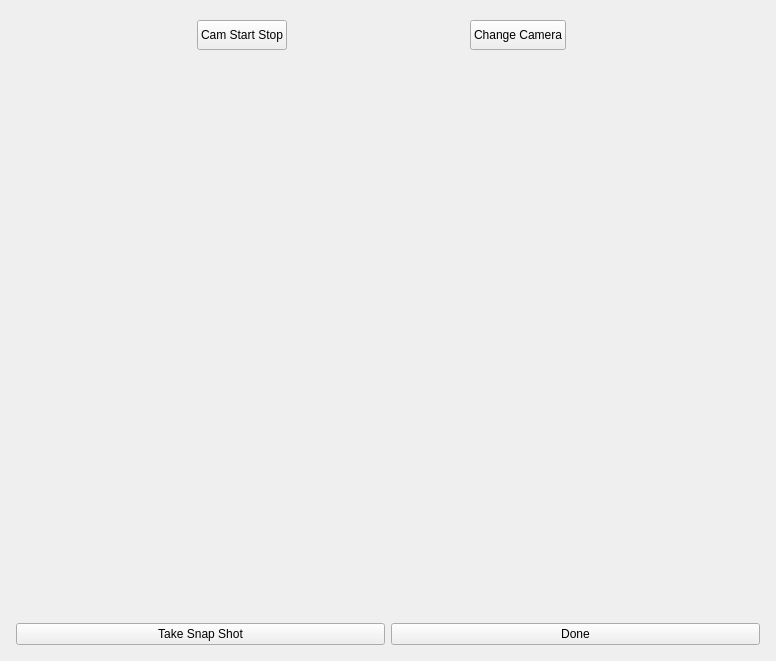
<?xml version="1.0" encoding="UTF-8"?>
<ui version="4.0">
 <class>CamCaptureTestUi</class>
 <widget class="QWidget" name="CamCaptureTestUi">
  <property name="geometry">
   <rect>
    <x>0</x>
    <y>0</y>
    <width>776</width>
    <height>661</height>
   </rect>
  </property>
  <property name="sizePolicy">
   <sizepolicy hsizetype="Expanding" vsizetype="Expanding">
    <horstretch>0</horstretch>
    <verstretch>0</verstretch>
   </sizepolicy>
  </property>
  <property name="windowTitle">
   <string>Take Snapshot</string>
  </property>
  <layout class="QVBoxLayout" name="verticalLayout">
   <item>
    <widget class="QFrame" name="frame">
     <property name="sizePolicy">
      <sizepolicy hsizetype="Expanding" vsizetype="Preferred">
       <horstretch>0</horstretch>
       <verstretch>0</verstretch>
      </sizepolicy>
     </property>
     <property name="frameShape">
      <enum>QFrame::NoFrame</enum>
     </property>
     <property name="frameShadow">
      <enum>QFrame::Raised</enum>
     </property>
     <layout class="QHBoxLayout" name="horizontalLayout_4">
      <item>
       <spacer name="horizontalSpacer_5">
        <property name="orientation">
         <enum>Qt::Horizontal</enum>
        </property>
        <property name="sizeHint" stdset="0">
         <size>
          <width>69</width>
          <height>20</height>
         </size>
        </property>
       </spacer>
      </item>
      <item>
       <widget class="QPushButton" name="m_CamStopStartButton">
        <property name="sizePolicy">
         <sizepolicy hsizetype="Preferred" vsizetype="Fixed">
          <horstretch>0</horstretch>
          <verstretch>0</verstretch>
         </sizepolicy>
        </property>
        <property name="minimumSize">
         <size>
          <width>0</width>
          <height>30</height>
         </size>
        </property>
        <property name="maximumSize">
         <size>
          <width>16777215</width>
          <height>30</height>
         </size>
        </property>
        <property name="text">
         <string notr="true">Cam Start Stop</string>
        </property>
       </widget>
      </item>
      <item>
       <spacer name="horizontalSpacer_6">
        <property name="orientation">
         <enum>Qt::Horizontal</enum>
        </property>
        <property name="sizeHint" stdset="0">
         <size>
          <width>69</width>
          <height>20</height>
         </size>
        </property>
       </spacer>
      </item>
      <item>
       <widget class="QPushButton" name="m_CamFrontBackButton">
        <property name="sizePolicy">
         <sizepolicy hsizetype="Preferred" vsizetype="Fixed">
          <horstretch>0</horstretch>
          <verstretch>0</verstretch>
         </sizepolicy>
        </property>
        <property name="minimumSize">
         <size>
          <width>0</width>
          <height>30</height>
         </size>
        </property>
        <property name="maximumSize">
         <size>
          <width>16777215</width>
          <height>30</height>
         </size>
        </property>
        <property name="text">
         <string notr="true">Change Camera</string>
        </property>
       </widget>
      </item>
      <item>
       <widget class="QLabel" name="m_CamNameLabel">
        <property name="text">
         <string notr="true"/>
        </property>
       </widget>
      </item>
      <item>
       <spacer name="horizontalSpacer_7">
        <property name="orientation">
         <enum>Qt::Horizontal</enum>
        </property>
        <property name="sizeHint" stdset="0">
         <size>
          <width>69</width>
          <height>20</height>
         </size>
        </property>
       </spacer>
      </item>
     </layout>
    </widget>
   </item>
   <item>
    <spacer name="verticalSpacer">
     <property name="orientation">
      <enum>Qt::Vertical</enum>
     </property>
     <property name="sizeHint" stdset="0">
      <size>
       <width>20</width>
       <height>161</height>
      </size>
     </property>
    </spacer>
   </item>
   <item>
    <layout class="QHBoxLayout" name="horizontalLayout_2">
     <item>
      <spacer name="horizontalSpacer">
       <property name="orientation">
        <enum>Qt::Horizontal</enum>
       </property>
       <property name="sizeHint" stdset="0">
        <size>
         <width>40</width>
         <height>20</height>
        </size>
       </property>
      </spacer>
     </item>
     <item>
      <widget class="VxLabel" name="m_ImageScreen">
       <property name="sizePolicy">
        <sizepolicy hsizetype="Fixed" vsizetype="Fixed">
         <horstretch>0</horstretch>
         <verstretch>0</verstretch>
        </sizepolicy>
       </property>
       <property name="minimumSize">
        <size>
         <width>320</width>
         <height>240</height>
        </size>
       </property>
       <property name="maximumSize">
        <size>
         <width>320</width>
         <height>240</height>
        </size>
       </property>
       <property name="text">
        <string/>
       </property>
      </widget>
     </item>
     <item>
      <spacer name="horizontalSpacer_2">
       <property name="orientation">
        <enum>Qt::Horizontal</enum>
       </property>
       <property name="sizeHint" stdset="0">
        <size>
         <width>40</width>
         <height>20</height>
        </size>
       </property>
      </spacer>
     </item>
    </layout>
   </item>
   <item>
    <layout class="QHBoxLayout" name="horizontalLayout_3">
     <item>
      <spacer name="horizontalSpacer_3">
       <property name="orientation">
        <enum>Qt::Horizontal</enum>
       </property>
       <property name="sizeHint" stdset="0">
        <size>
         <width>40</width>
         <height>20</height>
        </size>
       </property>
      </spacer>
     </item>
     <item>
      <widget class="VxLabel" name="m_SnapshotScreen">
       <property name="sizePolicy">
        <sizepolicy hsizetype="Fixed" vsizetype="Fixed">
         <horstretch>0</horstretch>
         <verstretch>0</verstretch>
        </sizepolicy>
       </property>
       <property name="minimumSize">
        <size>
         <width>320</width>
         <height>240</height>
        </size>
       </property>
       <property name="maximumSize">
        <size>
         <width>320</width>
         <height>240</height>
        </size>
       </property>
       <property name="text">
        <string/>
       </property>
      </widget>
     </item>
     <item>
      <spacer name="horizontalSpacer_4">
       <property name="orientation">
        <enum>Qt::Horizontal</enum>
       </property>
       <property name="sizeHint" stdset="0">
        <size>
         <width>40</width>
         <height>20</height>
        </size>
       </property>
      </spacer>
     </item>
    </layout>
   </item>
   <item>
    <spacer name="verticalSpacer_2">
     <property name="orientation">
      <enum>Qt::Vertical</enum>
     </property>
     <property name="sizeHint" stdset="0">
      <size>
       <width>20</width>
       <height>161</height>
      </size>
     </property>
    </spacer>
   </item>
   <item>
    <layout class="QHBoxLayout" name="horizontalLayout">
     <property name="leftMargin">
      <number>5</number>
     </property>
     <property name="topMargin">
      <number>5</number>
     </property>
     <property name="rightMargin">
      <number>5</number>
     </property>
     <property name="bottomMargin">
      <number>5</number>
     </property>
     <item>
      <widget class="QPushButton" name="snapshotButton">
       <property name="text">
        <string>Take Snap Shot</string>
       </property>
      </widget>
     </item>
     <item>
      <widget class="QPushButton" name="m_DoneButton">
       <property name="text">
        <string>Done</string>
       </property>
      </widget>
     </item>
    </layout>
   </item>
  </layout>
 </widget>
 <customwidgets>
  <customwidget>
   <class>VxLabel</class>
   <extends>QLabel</extends>
   <header>VxLabel.h</header>
  </customwidget>
 </customwidgets>
 <resources/>
 <connections/>
</ui>
